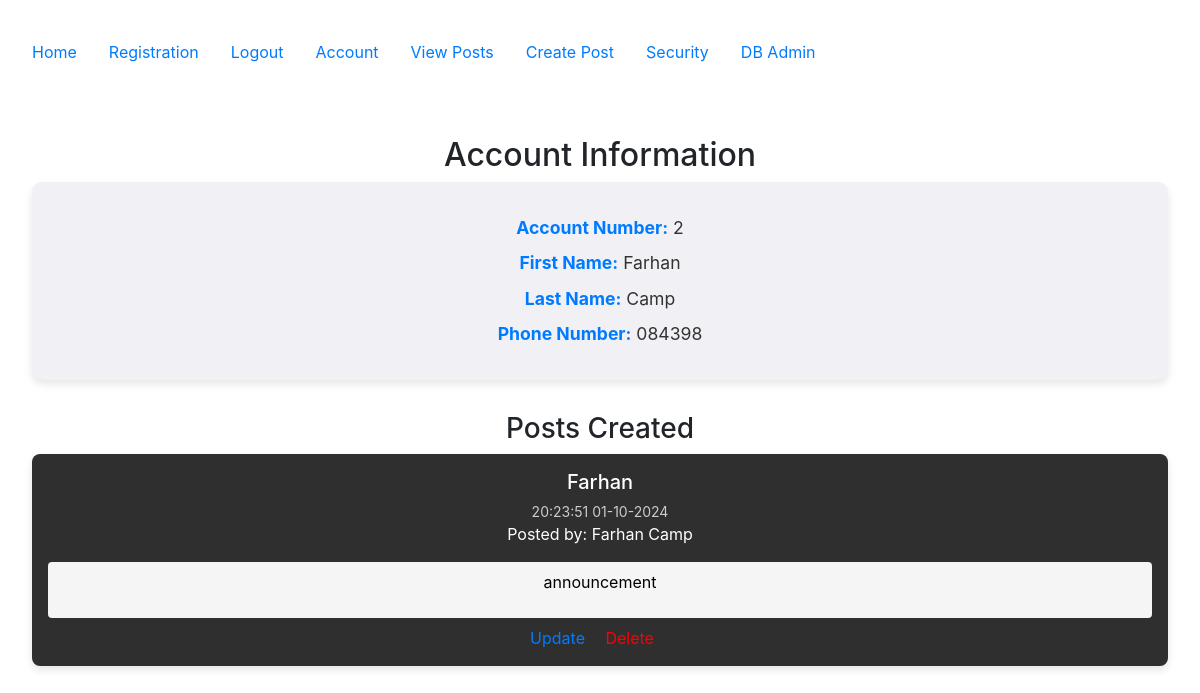
/accounts/account (signed in), run on an earlier commit of the app's database.
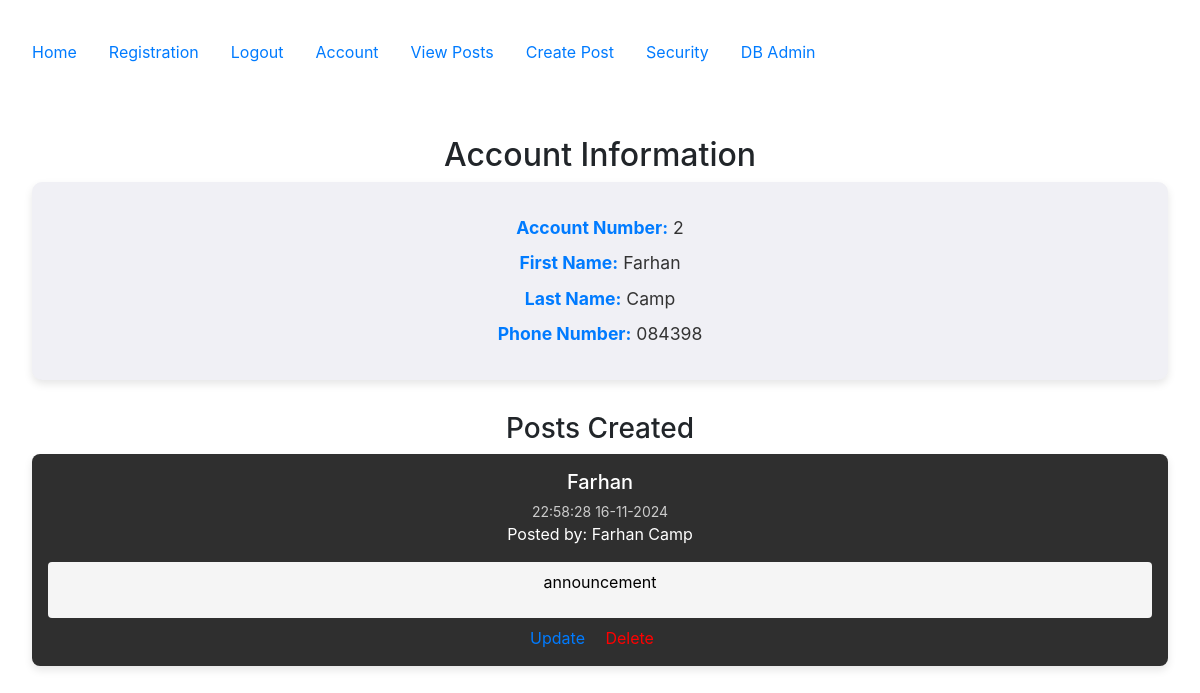
And on a later commit of the database.
### config.py (models this page shows, shortened)
class Post(db.Model):
   __tablename__ = 'posts'
   id = db.Column(db.Integer, primary_key=True)
   userid = db.Column(db.Integer, db.ForeignKey('users.id'))
   created = db.Column(db.DateTime, nullable=False, default=datetime.utcnow)
   title = db.Column(db.Text, nullable=False)
   body = db.Column(db.Text, nullable=False)
   user = db.relationship("User", back_populates="posts")

### accounts/views.py (the view)
@accounts_bp.route('/account')
@login_required
def account():
    user = current_user  # Get the logged-in user
    user_posts = Post.query.filter_by(userid=user.id).all()  # Adjust column name to 'userid'
    return render_template('accounts/account.html', user=user, posts=user_posts)

### app.py (called while the page is built)
@login_manager.user_loader
def load_user(user_id):
    return User.query.get(int(user_id))

### templates/accounts/account.html (shortened to what this page needs)
{% extends "base.html" %}
{% block content %}
<h2>Account Information</h2>
{% if user.is_authenticated %}
    <div class="account-info">
        <p><strong>Account Number:</strong> {{ user.id }}</p>
        <p><strong>First Name:</strong> {{ user.firstname }}</p>
        <p><strong>Last Name:</strong> {{ user.lastname }}</p>
        <p><strong>Phone Number:</strong> {{ user.phone }}</p>
    </div>
    <h3>Posts Created</h3>
    <div class="post-container">
        {% for post in posts %}
            <div class="post-card">
                <h4>{{ post.title }}</h4>
                <small>{{ post.created.strftime('%H:%M:%S %d-%m-%Y') }}</small>
                <p>Posted by: {{ user.firstname }} {{ user.lastname }}</p>
                <div class="post-body">
                    <p>{{ post.body }}</p>
                </div>
                <div class="post-actions">
                    <a href="{{ url_for('posts.update', id=post.id) }}">Update</a>
                    <a href="{{ url_for('posts.delete', id=post.id) }}" style="color: red;">Delete</a>
                </div>
            </div>
        {% endfor %}
    </div>
{% else %}
    <p>You must be logged in to view account details.</p>
{% endif %}
{% endblock %}

What changed in the data, as far as the page shows it:
changed Post "Farhan": created "20:23:51 01-10-2024" → "22:58:28 16-11-2024"
